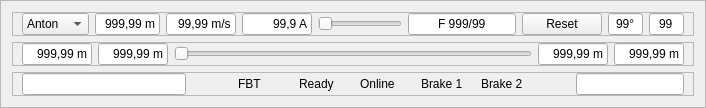
     <widget class="QFrame" name="frameHeader">
      <property name="layoutDirection">
       <enum>Qt::LayoutDirection::LeftToRight</enum>
      </property>
      <property name="frameShape">
       <enum>QFrame::Shape::StyledPanel</enum>
      </property>
      <layout class="QVBoxLayout" name="verticalLayout_2">
       <item>
        <widget class="QFrame" name="frameHeaderTop">
         <property name="frameShape">
          <enum>QFrame::Shape::StyledPanel</enum>
         </property>
         <property name="frameShadow">
          <enum>QFrame::Shadow::Raised</enum>
         </property>
         <layout class="QHBoxLayout" name="horizontalLayout" stretch="0,0,0,0,0,0,0,0,0">
          <property name="topMargin">
           <number>0</number>
          </property>
          <property name="bottomMargin">
           <number>0</number>
          </property>
          <item>
           <widget class="QComboBox" name="cmb_axis">
            <property name="minimumSize">
             <size>
              <width>0</width>
              <height>0</height>
             </size>
            </property>
            <item>
             <property name="text">
              <string>Anton</string>
             </property>
            </item>
            <item>
             <property name="text">
              <string>Debby</string>
             </property>
            </item>
            <item>
             <property name="text">
              <string>Burt</string>
             </property>
            </item>
            <item>
             <property name="text">
              <string>Cecil</string>
             </property>
            </item>
            <item>
             <property name="text">
              <string>SIMUL</string>
             </property>
            </item>
           </widget>
          </item>
          <item>
           <widget class="QLineEdit" name="txt_pos">
            <property name="minimumSize">
             <size>
              <width>0</width>
              <height>0</height>
             </size>
            </property>
            <property name="maximumSize">
             <size>
              <width>65</width>
              <height>16777215</height>
             </size>
            </property>
            <property name="text">
             <string>999,99 m</string>
            </property>
            <property name="alignment">
             <set>Qt::AlignmentFlag::AlignRight|Qt::AlignmentFlag::AlignTrailing|Qt::AlignmentFlag::AlignVCenter</set>
            </property>
            <property name="readOnly">
             <bool>true</bool>
            </property>
           </widget>
          </item>
          <item>
           <widget class="QLineEdit" name="txt_vel">
            <property name="minimumSize">
             <size>
              <width>0</width>
              <height>0</height>
             </size>
            </property>
            <property name="maximumSize">
             <size>
              <width>70</width>
              <height>16777215</height>
             </size>
            </property>
            <property name="text">
             <string>99,99 m/s</string>
            </property>
            <property name="alignment">
             <set>Qt::AlignmentFlag::AlignRight|Qt::AlignmentFlag::AlignTrailing|Qt::AlignmentFlag::AlignVCenter</set>
            </property>
            <property name="readOnly">
             <bool>true</bool>
            </property>
           </widget>
          </item>
          <item>
           <widget class="QLineEdit" name="txt_amp">
            <property name="sizePolicy">
             <sizepolicy hsizetype="Expanding" vsizetype="Fixed">
              <horstretch>0</horstretch>
              <verstretch>0</verstretch>
             </sizepolicy>
            </property>
            <property name="minimumSize">
             <size>
              <width>0</width>
              <height>0</height>
             </size>
            </property>
            <property name="maximumSize">
             <size>
              <width>70</width>
              <height>16777215</height>
             </size>
            </property>
            <property name="text">
             <string>99,9 A</string>
            </property>
            <property name="alignment">
             <set>Qt::AlignmentFlag::AlignRight|Qt::AlignmentFlag::AlignTrailing|Qt::AlignmentFlag::AlignVCenter</set>
            </property>
            <property name="readOnly">
             <bool>true</bool>
            </property>
           </widget>
          </item>
          <item>
           <widget class="QSlider" name="sldVelCmd">
            <property name="sizePolicy">
             <sizepolicy hsizetype="MinimumExpanding" vsizetype="Fixed">
              <horstretch>0</horstretch>
              <verstretch>0</verstretch>
             </sizepolicy>
            </property>
            <property name="minimumSize">
             <size>
              <width>0</width>
              <height>0</height>
             </size>
            </property>
            <property name="orientation">
             <enum>Qt::Orientation::Horizontal</enum>
            </property>
           </widget>
          </item>
          <item>
           <widget class="QLineEdit" name="txtMainAmpStatus">
            <property name="minimumSize">
             <size>
              <width>0</width>
              <height>0</height>
             </size>
            </property>
            <property name="maximumSize">
             <size>
              <width>130</width>
              <height>16777215</height>
             </size>
            </property>
            <property name="text">
             <string>F 999/99</string>
            </property>
            <property name="alignment">
             <set>Qt::AlignmentFlag::AlignCenter</set>
            </property>
            <property name="readOnly">
             <bool>true</bool>
            </property>
           </widget>
          </item>
          <item>
           <widget class="QPushButton" name="btn_reset">
            <property name="minimumSize">
             <size>
              <width>0</width>
              <height>0</height>
             </size>
            </property>
            <property name="text">
             <string>Reset</string>
            </property>
           </widget>
          </item>
          <item>
           <widget class="QLineEdit" name="txt_temp">
            <property name="minimumSize">
             <size>
              <width>0</width>
              <height>0</height>
             </size>
            </property>
            <property name="maximumSize">
             <size>
              <width>35</width>
              <height>16777215</height>
             </size>
            </property>
            <property name="text">
             <string>99°</string>
            </property>
            <property name="alignment">
             <set>Qt::AlignmentFlag::AlignCenter</set>
            </property>
            <property name="readOnly">
             <bool>true</bool>
            </property>
           </widget>
          </item>
          <item>
           <widget class="QLineEdit" name="txt_tick">
            <property name="minimumSize">
             <size>
              <width>0</width>
              <height>0</height>
             </size>
            </property>
            <property name="maximumSize">
             <size>
              <width>35</width>
              <height>16777215</height>
             </size>
            </property>
            <property name="text">
             <string>99</string>
            </property>
            <property name="alignment">
             <set>Qt::AlignmentFlag::AlignCenter</set>
            </property>
            <property name="readOnly">
             <bool>true</bool>
            </property>
           </widget>
          </item>
         </layout>
        </widget>
       </item>
       <item>
        <widget class="QFrame" name="frameHeaderLimits">
         <property name="sizePolicy">
          <sizepolicy hsizetype="Preferred" vsizetype="Preferred">
           <horstretch>0</horstretch>
           <verstretch>0</verstretch>
          </sizepolicy>
         </property>
         <property name="frameShape">
          <enum>QFrame::Shape::StyledPanel</enum>
         </property>
         <property name="frameShadow">
          <enum>QFrame::Shadow::Raised</enum>
         </property>
         <layout class="QHBoxLayout" name="horizontalLayout_3" stretch="0,0,1,0,0">
          <property name="topMargin">
           <number>0</number>
          </property>
          <property name="bottomMargin">
           <number>0</number>
          </property>
          <item>
           <widget class="QLineEdit" name="txtLimitHardMin">
            <property name="sizePolicy">
             <sizepolicy hsizetype="Expanding" vsizetype="Fixed">
              <horstretch>0</horstretch>
              <verstretch>0</verstretch>
             </sizepolicy>
            </property>
            <property name="maximumSize">
             <size>
              <width>70</width>
              <height>16777215</height>
             </size>
            </property>
            <property name="text">
             <string>999,99 m</string>
            </property>
            <property name="alignment">
             <set>Qt::AlignmentFlag::AlignRight|Qt::AlignmentFlag::AlignTrailing|Qt::AlignmentFlag::AlignVCenter</set>
            </property>
           </widget>
          </item>
          <item>
           <widget class="QLineEdit" name="txtLimitUserMin">
            <property name="sizePolicy">
             <sizepolicy hsizetype="Expanding" vsizetype="Fixed">
              <horstretch>0</horstretch>
              <verstretch>0</verstretch>
             </sizepolicy>
            </property>
            <property name="maximumSize">
             <size>
              <width>70</width>
              <height>16777215</height>
             </size>
            </property>
            <property name="text">
             <string>999,99 m</string>
            </property>
            <property name="alignment">
             <set>Qt::AlignmentFlag::AlignRight|Qt::AlignmentFlag::AlignTrailing|Qt::AlignmentFlag::AlignVCenter</set>
            </property>
           </widget>
          </item>
          <item>
           <widget class="QSlider" name="sldLimitRange">
            <property name="sizePolicy">
             <sizepolicy hsizetype="Expanding" vsizetype="Fixed">
              <horstretch>0</horstretch>
              <verstretch>0</verstretch>
             </sizepolicy>
            </property>
            <property name="minimumSize">
             <size>
              <width>0</width>
              <height>0</height>
             </size>
            </property>
            <property name="baseSize">
             <size>
              <width>0</width>
              <height>0</height>
             </size>
            </property>
            <property name="orientation">
             <enum>Qt::Orientation::Horizontal</enum>
            </property>
           </widget>
          </item>
          <item>
           <widget class="QLineEdit" name="txtLimitUserMax">
            <property name="sizePolicy">
             <sizepolicy hsizetype="Expanding" vsizetype="Fixed">
              <horstretch>0</horstretch>
              <verstretch>0</verstretch>
             </sizepolicy>
            </property>
            <property name="maximumSize">
             <size>
              <width>70</width>
              <height>16777215</height>
             </size>
            </property>
            <property name="text">
             <string>999,99 m</string>
            </property>
            <property name="alignment">
             <set>Qt::AlignmentFlag::AlignRight|Qt::AlignmentFlag::AlignTrailing|Qt::AlignmentFlag::AlignVCenter</set>
            </property>
           </widget>
          </item>
          <item>
           <widget class="QLineEdit" name="txtLimitHardMax">
            <property name="sizePolicy">
             <sizepolicy hsizetype="Expanding" vsizetype="Fixed">
              <horstretch>0</horstretch>
              <verstretch>0</verstretch>
             </sizepolicy>
            </property>
            <property name="maximumSize">
             <size>
              <width>70</width>
              <height>16777215</height>
             </size>
            </property>
            <property name="text">
             <string>999,99 m</string>
            </property>
            <property name="alignment">
             <set>Qt::AlignmentFlag::AlignRight|Qt::AlignmentFlag::AlignTrailing|Qt::AlignmentFlag::AlignVCenter</set>
            </property>
           </widget>
          </item>
         </layout>
        </widget>
       </item>
       <item>
        <widget class="QFrame" name="frameHeaderIndicators">
         <property name="frameShape">
          <enum>QFrame::Shape::StyledPanel</enum>
         </property>
         <property name="frameShadow">
          <enum>QFrame::Shadow::Raised</enum>
         </property>
         <layout class="QHBoxLayout" name="horizontalLayout_2" stretch="3,0,1,1,1,1,1,0,0,0">
          <property name="topMargin">
           <number>0</number>
          </property>
          <property name="bottomMargin">
           <number>0</number>
          </property>
          <item>
           <widget class="QLineEdit" name="txtHdrBannerLeft"/>
          </item>
          <item>
           <spacer name="horizontalSpacer">
            <property name="orientation">
             <enum>Qt::Orientation::Horizontal</enum>
            </property>
            <property name="sizeHint" stdset="0">
             <size>
              <width>40</width>
              <height>20</height>
             </size>
            </property>
           </spacer>
          </item>
          <item>
           <layout class="QHBoxLayout" name="layoutLedFBT">
            <property name="spacing">
             <number>6</number>
            </property>
            <property name="leftMargin">
             <number>0</number>
            </property>
            <property name="topMargin">
             <number>0</number>
            </property>
            <property name="rightMargin">
             <number>0</number>
            </property>
            <property name="bottomMargin">
             <number>0</number>
            </property>
            <item>
             <widget class="QFrame" name="dotHdrFbt"/>
            </item>
            <item>
             <widget class="QLabel" name="lblHdrFbt">
              <property name="text">
               <string>FBT</string>
              </property>
             </widget>
            </item>
            <item>
             <spacer name="spFBT_2">
              <property name="orientation">
               <enum>Qt::Orientation::Horizontal</enum>
              </property>
              <property name="sizeHint" stdset="0">
               <size>
                <width>10</width>
                <height>10</height>
               </size>
              </property>
             </spacer>
            </item>
           </layout>
          </item>
          <item>
           <layout class="QHBoxLayout" name="layoutLedReady">
            <property name="spacing">
             <number>6</number>
            </property>
            <property name="leftMargin">
             <number>0</number>
            </property>
            <property name="topMargin">
             <number>0</number>
            </property>
            <property name="rightMargin">
             <number>0</number>
            </property>
            <property name="bottomMargin">
             <number>0</number>
            </property>
            <item>
             <widget class="QFrame" name="dotHdrReady"/>
            </item>
            <item>
             <widget class="QLabel" name="lblHdrReady">
              <property name="text">
               <string>Ready</string>
              </property>
             </widget>
            </item>
            <item>
             <spacer name="spReady_2">
              <property name="orientation">
               <enum>Qt::Orientation::Horizontal</enum>
              </property>
              <property name="sizeHint" stdset="0">
               <size>
                <width>10</width>
                <height>10</height>
               </size>
              </property>
             </spacer>
            </item>
           </layout>
          </item>
          <item>
           <layout class="QHBoxLayout" name="layoutLedOnline">
            <property name="spacing">
             <number>6</number>
            </property>
            <property name="leftMargin">
             <number>0</number>
            </property>
            <property name="topMargin">
             <number>0</number>
            </property>
            <property name="rightMargin">
             <number>0</number>
            </property>
            <property name="bottomMargin">
             <number>0</number>
            </property>
            <item>
             <widget class="QFrame" name="dotHdrOnline"/>
            </item>
            <item>
             <widget class="QLabel" name="lblHdrOnline">
              <property name="text">
               <string>Online</string>
              </property>
             </widget>
            </item>
            <item>
             <spacer name="spOnline_2">
              <property name="orientation">
               <enum>Qt::Orientation::Horizontal</enum>
              </property>
              <property name="sizeHint" stdset="0">
               <size>
                <width>10</width>
                <height>10</height>
               </size>
              </property>
             </spacer>
            </item>
           </layout>
          </item>
          <item>
           <layout class="QHBoxLayout" name="layoutLEDBrk1">
            <property name="spacing">
             <number>6</number>
            </property>
            <property name="leftMargin">
             <number>0</number>
            </property>
            <property name="topMargin">
             <number>0</number>
            </property>
            <property name="rightMargin">
             <number>0</number>
            </property>
            <property name="bottomMargin">
             <number>0</number>
            </property>
            <item>
             <widget class="QFrame" name="dotHdrBrake1"/>
            </item>
            <item>
             <widget class="QLabel" name="lblHdrBrk1">
              <property name="text">
               <string>Brake 1</string>
              </property>
             </widget>
            </item>
            <item>
             <spacer name="spBrk1_2">
              <property name="orientation">
               <enum>Qt::Orientation::Horizontal</enum>
              </property>
              <property name="sizeHint" stdset="0">
               <size>
                <width>10</width>
                <height>10</height>
               </size>
              </property>
             </spacer>
            </item>
           </layout>
          </item>
          <item>
           <layout class="QHBoxLayout" name="layoutLedBrk2">
            <property name="spacing">
             <number>6</number>
            </property>
            <property name="leftMargin">
             <number>0</number>
            </property>
            <property name="topMargin">
             <number>0</number>
            </property>
            <property name="rightMargin">
             <number>0</number>
            </property>
            <property name="bottomMargin">
             <number>0</number>
            </property>
            <item>
             <widget class="QFrame" name="dotHdrBrake2"/>
            </item>
            <item>
             <widget class="QLabel" name="lblHdrBrk2">
              <property name="text">
               <string>Brake 2</string>
              </property>
             </widget>
            </item>
            <item>
             <spacer name="spBrk2_2">
              <property name="orientation">
               <enum>Qt::Orientation::Horizontal</enum>
              </property>
              <property name="sizeHint" stdset="0">
               <size>
                <width>10</width>
                <height>10</height>
               </size>
              </property>
             </spacer>
            </item>
           </layout>
          </item>
          <item>
           <layout class="QHBoxLayout" name="horizontalLayout_livetick"/>
          </item>
          <item>
           <spacer name="horizontalSpacer_2">
            <property name="orientation">
             <enum>Qt::Orientation::Horizontal</enum>
            </property>
            <property name="sizeHint" stdset="0">
             <size>
              <width>40</width>
              <height>20</height>
             </size>
            </property>
           </spacer>
          </item>
          <item>
           <widget class="QLineEdit" name="txtHdrBannerRight"/>
          </item>
         </layout>
        </widget>
       </item>
      </layout>
     </widget>
